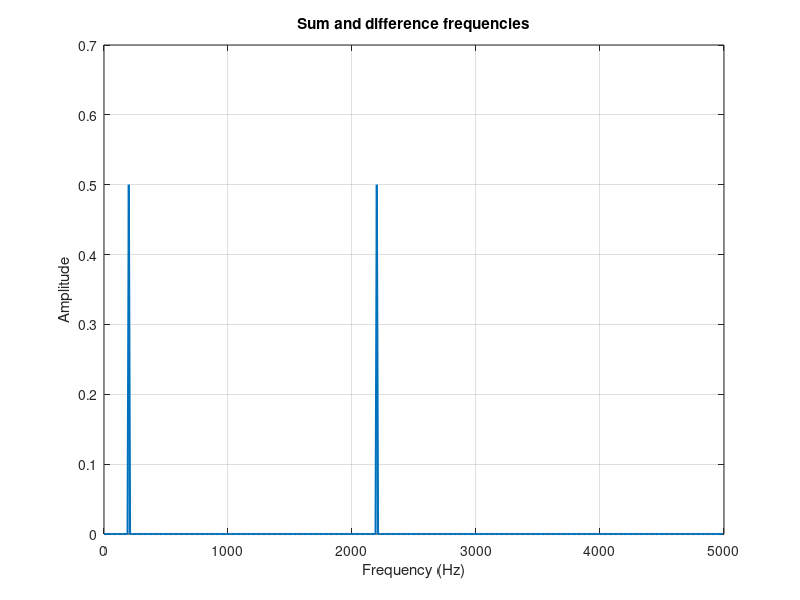

Write MATLAB code to recreate this figure.
%% ====================================================================
%  Course    : Advanced Radio Communications  (Beacon Red)
%  Day       : 1 - Introduction to Wireless Communications
%  Exercise  : 4 - The one-line mixer   *** STUDENT STARTER FILE ***
%  Teaches   : a mixer just MULTIPLIES two signals, and multiplying two
%              sine waves creates two brand-new frequencies: the sum and
%              the difference. This is how every radio changes frequency.
%  Run time  : about 10 minutes.
%  Needs     : plain MATLAB (MATLAB Online is fine). No toolbox.
%  TIER      : every section is RUN AND SEE. There is nothing to type in
%              this file. Run each section and watch what happens.
%              In the solo task at the end you change ONE number.
%  How to use: click inside a section and press Run Section, one at a time.
% ====================================================================

%% Section 1 (RUN AND SEE) - the two inputs
% What this block does: it makes two sine waves - the wanted signal at
% 1000 Hz and the radio's own oscillator at 1200 Hz. Nothing prints yet.
clear; clc;
Fs = 10000;                  % 10 000 samples every second
t  = 0:1/Fs:0.1-1/Fs;        % exactly 1000 samples = 0.1 second
x1 = sin(2*pi*1000*t);       % the wanted signal ("RF"), 1000 Hz
x2 = sin(2*pi*1200*t);       % the local oscillator ("LO"), 1200 Hz

%% Section 2 (RUN AND SEE) - the mixer: one line
% What this block does: it multiplies the two waves together, sample by
% sample, and draws the result. That single line IS the mixer.
x = x1 .* x2;                % ".*" multiplies sample by sample
plot(t(1:500), x(1:500)); grid on
xlabel('Time (s)'); ylabel('Amplitude'); title('Mixer output in time')

%% Section 3 (RUN AND SEE) - the spectrum shows the two NEW frequencies
% What this block does: it asks which frequencies are now inside the
% mixer output. Look for what is there - and for what has vanished.
N     = length(x);
amp   = 2*abs(fft(x))/N;
amp   = amp(1:N/2);
faxis = (0:N/2-1)*(Fs/N);    % frequency axis, 0 to 4990 Hz in 10 Hz steps
plot(faxis, amp, 'LineWidth', 1.5); grid on
xlabel('Frequency (Hz)'); ylabel('Amplitude'); title('Sum and difference frequencies')

%% Section 4 (RUN AND SEE) - read the peaks off automatically
% What this block does: it prints every frequency whose spike is taller
% than 0.1, so you do not have to read them off the picture by eye.
peaks = faxis(amp > 0.1)     % two frequencies will print here

%% Section 5 (RUN AND SEE) - SOLO VARIATION
% Task: change ONE number below - the oscillator moves from 1200 Hz to
%       1500 Hz - then run this section again. Write down the two peaks
%       you EXPECT before you run it, then check whether you were right.
x2    = sin(2*pi*1200*t);    % <-- CHANGE 1200 TO 1500
x     = x1 .* x2;
amp   = 2*abs(fft(x))/N;
amp   = amp(1:N/2);
peaks = faxis(amp > 0.1)
